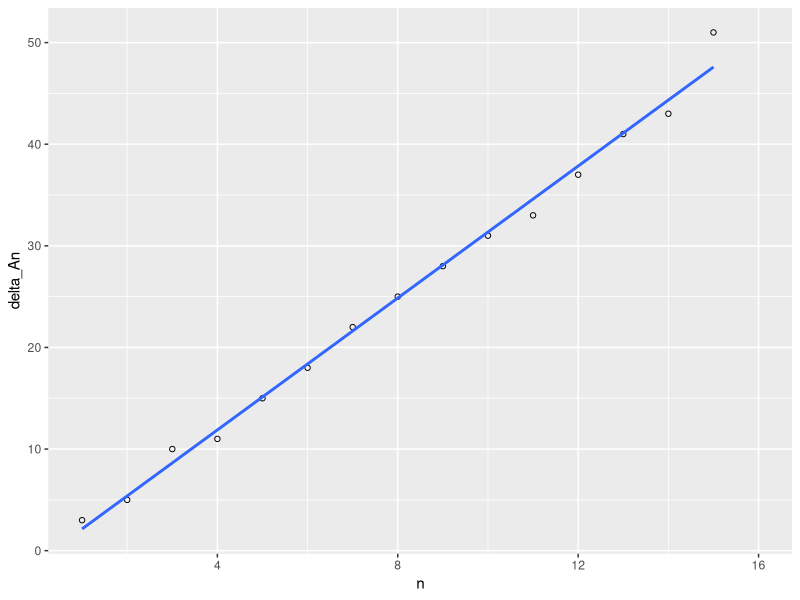
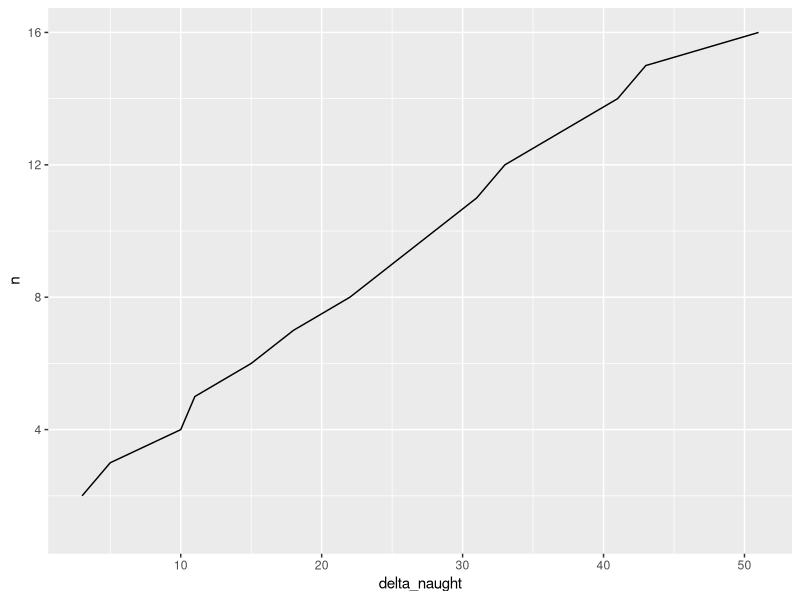
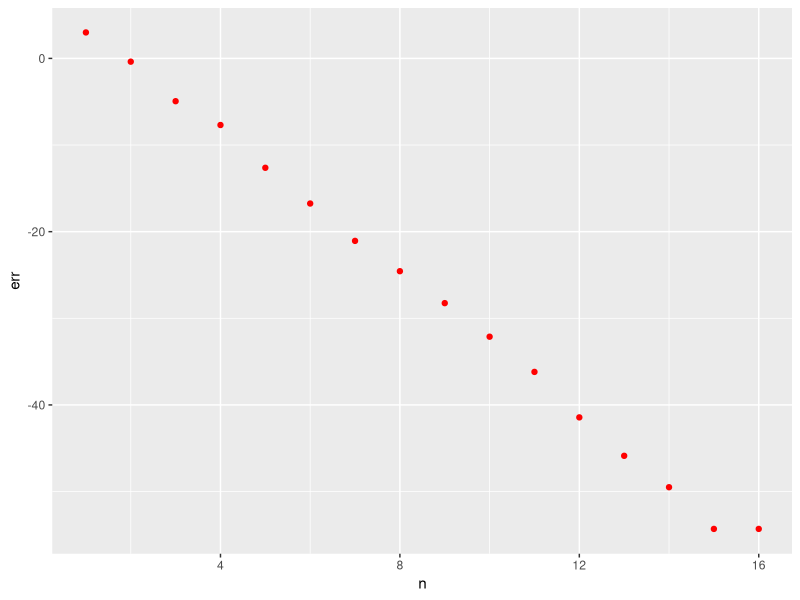
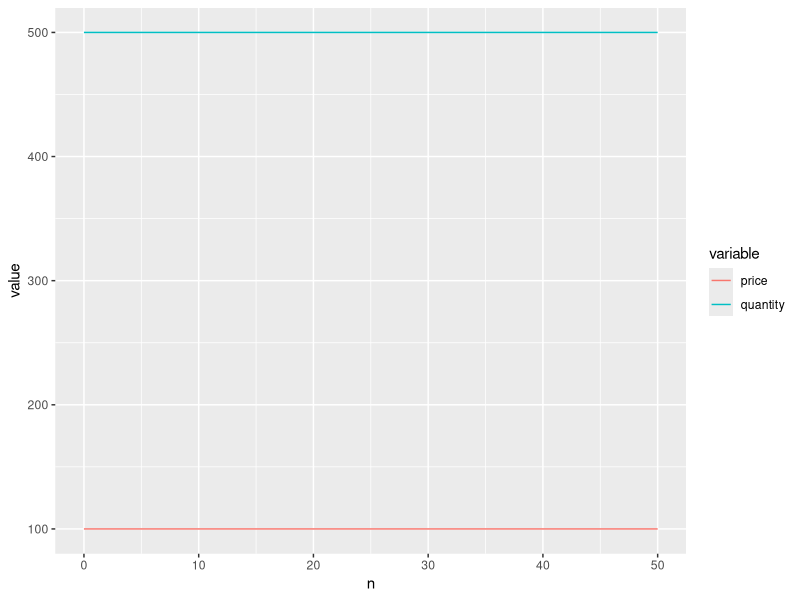
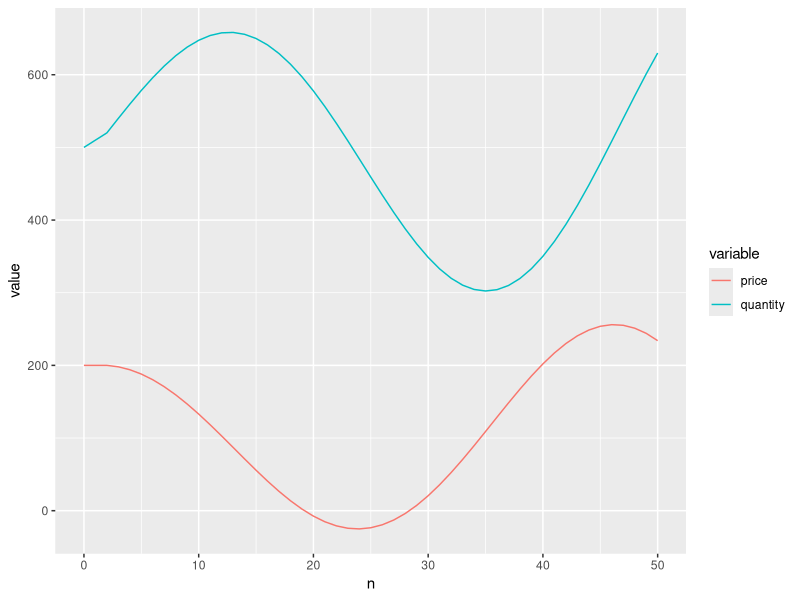
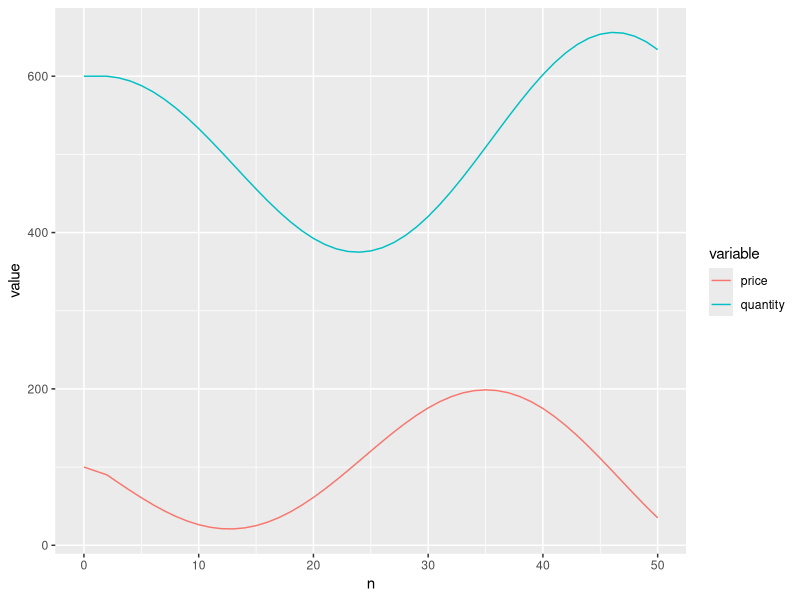
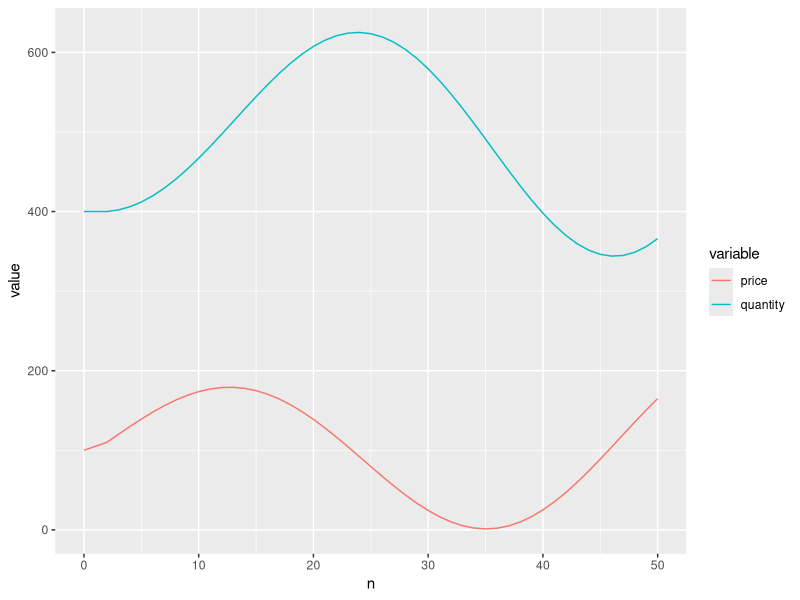

Write the R code that produced these figures, in order.
## ---- chunk 1
library(ggplot2)
library(dplyr)
library(reshape2)
## ---- chunk 2
n <- c(1,2,3,4,5,6,7,8,9,10,11,12,13,14,15,16)
speed_mph <- n*5
stop_distance_ft <- c(3,6,11,21,32,47,65,87,112,140,171,204,241,282,325,376)

data <- data.frame(n,speed_mph,stop_distance_ft,stringsAsFactors = FALSE)

# using Delta AN = An+1 - An
data$delta_An <- lead(stop_distance_ft) - stop_distance_ft
data
ggplot(data,aes(x=n,y=delta_An)) + geom_point(shape=1)+ geom_smooth(method =lm,se=FALSE)
## ---- chunk 3
n <- 1:16
a_naught <- c(3,6,11,21,32,47,65,87,112,140,171,204,241,282,325,376)
mph <- (n * 5)
delta_naught <- c()
d_naught <- NA
for(i in 1:length(a_naught))
{
  delta_naught[i] <- a_naught[i] - a_naught[i - 1] 
}
data <- data.frame(n, mph, a_naught, delta_naught)

p1 <- ggplot(data, aes(x=delta_naught, y=n)) + geom_line()
p1
## ---- chunk 4
change_delta <- max(data$delta_naught, na.rm=TRUE)
change_delta_n <- max(data$n)
slope <- change_delta/change_delta_n
slope
## ---- chunk 5
a_naught <- c(3,6,11,21,32,47,65,87,112,140,171,204,241,282,325,376)
model <- function(n, a, slope)
{
    an <- slope * n + a
    return(an)
}

m <- c()
m[1] <- 0
for(i in 2:length(a_naught))
{
  m[i] <- model(i, m[i-1], slope)
}
m
data1 <- cbind(data, m)
data1

data1$err <- data1$a_n - data1$m
data1err <- ggplot(data=data1, aes(x=n)) + geom_point(color="red", aes(y=err))
data1err
## ---- chunk 6
n <- 0
r <- 4
data <- data.frame(n,r)
k <- 0.001


for(i in 1:15 )
{
  r <- data$r[i]  +(k *data$r[i]*(1000-data$r[i]))
  n <- i
  data <- rbind(data,c(n,r))
}

data
## ---- chunk 7
count <- 50
price <-100
quantity <- 500
n <- 0
caseA <- data.frame(n,price,quantity)
for(j in 2:count)
{
  newPrice <- caseA$price[j-1] - (0.1 * (caseA$quantity[j-1]-500))
  newPrice
  newQuantity <- caseA$quantity[j-1] + (0.2 * (caseA$price[j-1]-100))
  newQuantity
  caseA <- rbind(caseA,c(j,newPrice,newQuantity))
}
#caseA

ggplot(melt(caseA, id="n"), aes(x=n, y=value, color=variable)) + geom_line()

## ---- chunk 8


price <-200
quantity <- 500
n <- 0
caseB <- data.frame(n,price,quantity)
for(j in 2:count)
{
  newPrice <- caseB$price[j-1] - (0.1 * (caseB$quantity[j-1]-500))
  newPrice
  newQuantity <- caseB$quantity[j-1] + (0.2 * (caseB$price[j-1]-100))
  newQuantity
  caseB <- rbind(caseB,c(j,newPrice,newQuantity))
}
ggplot(melt(caseB, id="n"), aes(x=n, y=value, color=variable)) + geom_line()

## ---- chunk 9
price <-100
quantity <- 600
n <- 0
caseC <- data.frame(n,price,quantity)
for(j in 2:count)
{
  newPrice <- caseC$price[j-1] - (0.1 * (caseC$quantity[j-1]-500))
  newQuantity <- caseC$quantity[j-1] + (0.2 * (caseC$price[j-1]-100))
  caseC <- rbind(caseC,c(j,newPrice,newQuantity))
}
ggplot(melt(caseC, id="n"), aes(x=n, y=value, color=variable)) + geom_line()
## ---- chunk 10
price <-100
quantity <- 400
n <- 0
caseD <- data.frame(n,price,quantity)
for(j in 2:count)
{
  newPrice <- caseD$price[j-1] - (0.1 * (caseD$quantity[j-1]-500))
  newQuantity <- caseD$quantity[j-1] + (0.2 * (caseD$price[j-1]-100))
  caseD <- rbind(caseD,c(j,newPrice,newQuantity))
}
ggplot(melt(caseD, id="n"), aes(x=n, y=value, color=variable)) + geom_line()
